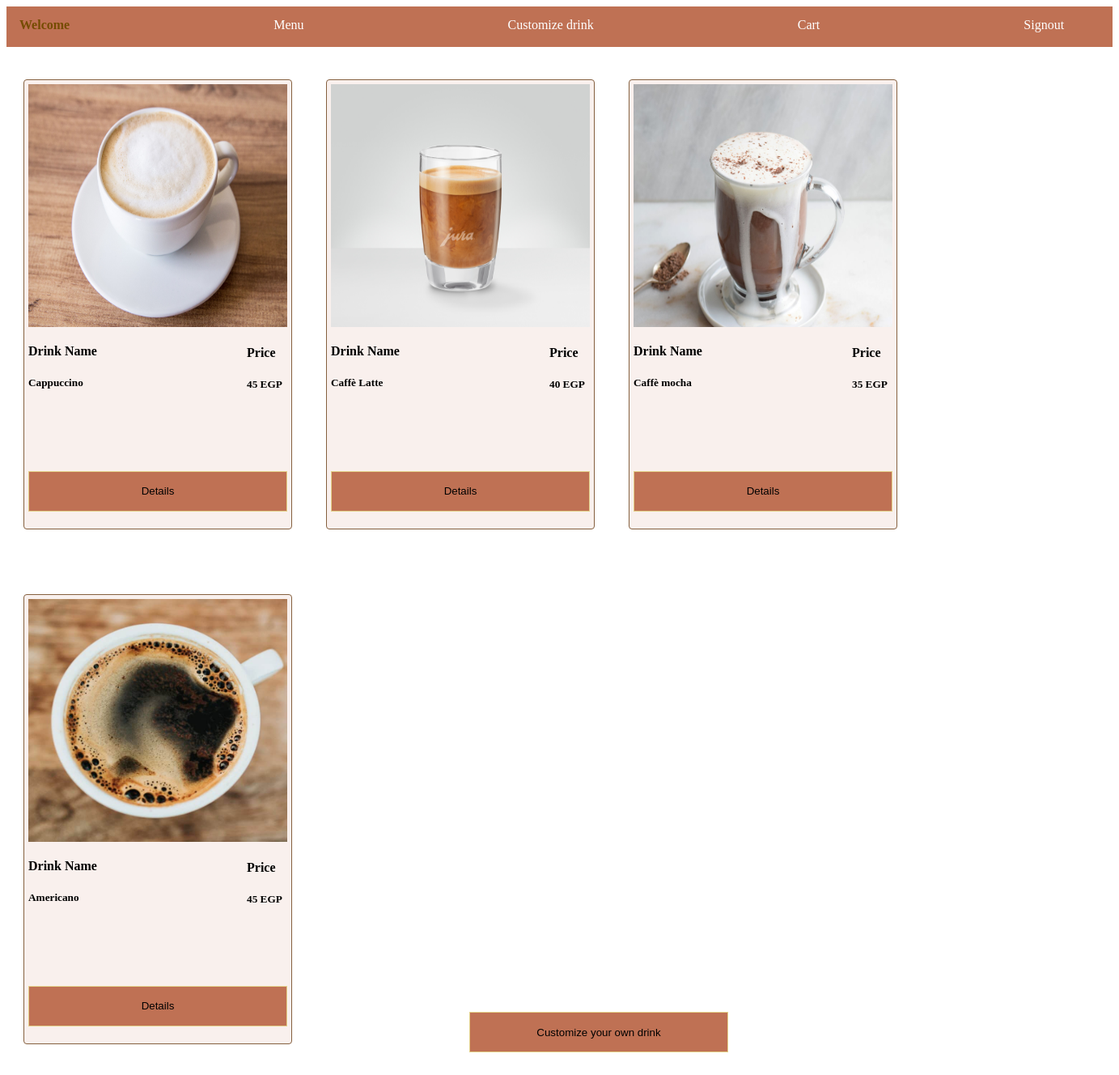
Page /menu.php on the committed database.
### tables this page shows
CREATE TABLE `drinks` (
  `ID` int(11) NOT NULL,
  `Name` varchar(255) NOT NULL,
  `Price` int(11) NOT NULL,
  `Description` varchar(255) NOT NULL,
  `Image` varchar(256) NOT NULL
);

### classes.php (called while the page is built, shortened)
<?php
class DB_Handler{
    function create_connection(){
        $this->conn = new mysqli("localhost", "root", "", "coffeshop");
        return $this->conn;
    }
}
class menu extends DB_Handler{
function showMenu(){
    $conn=$this->create_connection();
    $sql="SELECT * from drinks";
    $result = mysqli_query($conn,$sql);
    return $result;
}
}
?>

### menu.php (the view, shortened to what this page needs)
<?php
include 'classes.php';
include "nav.php";
$result =$_SESSION['menu']->showMenu();
while($row=mysqli_fetch_array($result))
{
?>
<div class="product-item" width="200px">
       <img src=<?php echo ($_SESSION['menu']->image); ?> class="image">
       <form method="post" action="details.php?X=<?php echo $row[0]?>">
              <span><h4 class="drink">Drink Name</h4> <h5><?php echo ($_SESSION['menu']->name);?></h5></span>
              <span class="price"><h4 class="drink">Price</h4><h5 ><?php echo ($_SESSION['menu']->price);?> EGP</h5></span>
              <span><button class="details"type="submit">Details</button></span>
       </form>
</div>
<?php }?>
<button class="new"><a class="customize"href="customizedrink.php">Customize your own drink</a></button>

### menu.php (style rules this page uses)
body { overflow-x:hidden; overflow-y:hidden; }
.product-item { float:left; background-color:rgba(191,113,84,0.1); margin:40px 21px; padding:5px; border:#85603f 1px solid; border-radius:4px; }
.image { width:320px; height:300px; }
.price { position:relative; left:270px; bottom:77px; }
.details { width:320px; height:50px; border:1px solid #e3d18a; cursor: pointer; background-color: #bf7154; }
.drink { color:black; }
.customize { text-decoration:none; color:black; }
.new { width:320px; height:50px; border:1px solid #e3d18a; background-color: #bf7154; cursor: pointer; position:absolute; left:580px; bottom:30px; }

### rows in the picture
drinks: Image (picture), Name "Cappuccino", Price "45"
drinks: Image (picture), Name "Caffè Latte", Price "40"
drinks: Image (picture), Name "Caffè mocha", Price "35"
drinks: Image (picture), Name "Americano", Price "45"
